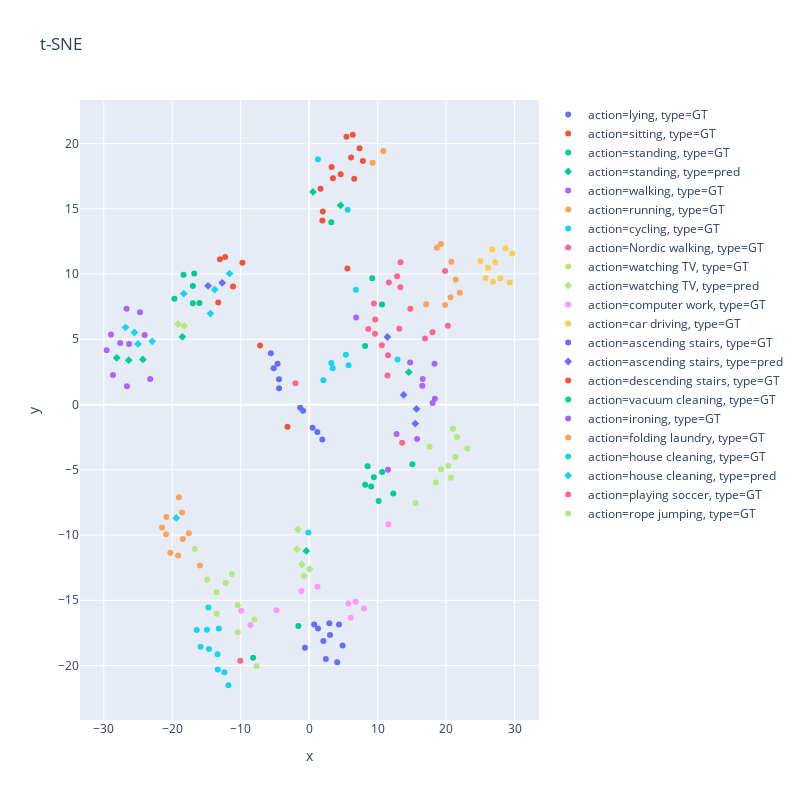

The code cell stored with this chart in its notebook:
### Code cell
over_plot_preds(val_actions, val_labels, unseen_pred_actions[:30, :], unseen_labels[:30], val_lm)

### Figure 1 — Plotly figure (JSON) as saved in the notebook; plotly's stock layout.template omitted (floating-point values rounded to 4 significant figures)
{"data": [{"hoverlabel": {"namelength": 0}, "hovertemplate": "action=lying<br>type=GT<br>x=%{x}<br>y=%{y}", "legendgroup": "action=lying, type=GT", "marker": {"color": "#636efa", "symbol": "circle"}, "mode": "markers", "name": "action=lying, type=GT", "showlegend": true, "type": "scatter", "x": [4.356, 3.043, 4.099, 2.939, 1.294, 2.44, 4.885, -0.6135, 0.7336, 2.073], "xaxis": "x", "y": [-16.86, -17.67, -19.76, -16.77, -17.16, -19.5, -18.47, -18.64, -16.85, -18.13], "yaxis": "y"}, {"hoverlabel": {"namelength": 0}, "hovertemplate": "action=sitting<br>type=GT<br>x=%{x}<br>y=%{y}", "legendgroup": "action=sitting, type=GT", "marker": {"color": "#EF553B", "symbol": "circle"}, "mode": "markers", "name": "action=sitting, type=GT", "showlegend": true, "type": "scatter", "x": [6.581, 5.444, 6.373, 4.602, 7.357, 3.47, 3.283, 6.12, 5.58, 7.852], "xaxis": "x", "y": [17.29, 20.52, 20.67, 17.64, 19.64, 17.33, 18.19, 18.92, 10.41, 18.66], "yaxis": "y"}, {"hoverlabel": {"namelength": 0}, "hovertemplate": "action=standing<br>type=GT<br>x=%{x}<br>y=%{y}", "legendgroup": "action=standing, type=GT", "marker": {"color": "#00cc96", "symbol": "circle"}, "mode": "markers", "name": "action=standing, type=GT", "showlegend": true, "type": "scatter", "x": [8.536, 8.184, 9.06, -8.181, 10.66, 10.15, 9.46, 12.29, -1.575, 15.07], "xaxis": "x", "y": [-4.729, -6.141, -6.282, -19.4, -5.163, -7.395, -5.58, -6.811, -16.97, -4.584], "yaxis": "y"}, {"hoverlabel": {"namelength": 0}, "hovertemplate": "action=standing<br>type=pred<br>x=%{x}<br>y=%{y}", "legendgroup": "action=standing, type=pred", "marker": {"color": "#00cc96", "symbol": "diamond"}, "mode": "markers", "name": "action=standing, type=pred", "showlegend": true, "type": "scatter", "x": [-26.36, 4.592, -28.1, -24.28, 0.5558, 14.55, -18.52, -0.416], "xaxis": "x", "y": [3.394, 15.26, 3.572, 3.457, 16.29, 2.478, 5.189, -11.21], "yaxis": "y"}, {"hoverlabel": {"namelength": 0}, "hovertemplate": "action=walking<br>type=GT<br>x=%{x}<br>y=%{y}", "legendgroup": "action=walking, type=GT", "marker": {"color": "#ab63fa", "symbol": "circle"}, "mode": "markers", "name": "action=walking, type=GT", "showlegend": true, "type": "scatter", "x": [15.77, 12.76, 16.58, 16.52, 18.02, 18.35, 14.75, 6.857, 11.51, 18.3], "xaxis": "x", "y": [-2.647, -2.261, 1.946, 1.43, 0.113, 0.4368, 3.226, 6.667, -4.989, 3.126], "yaxis": "y"}, {"hoverlabel": {"namelength": 0}, "hovertemplate": "action=running<br>type=GT<br>x=%{x}<br>y=%{y}", "legendgroup": "action=running, type=GT", "marker": {"color": "#FFA15A", "symbol": "circle"}, "mode": "markers", "name": "action=running, type=GT", "showlegend": true, "type": "scatter", "x": [22.0, 18.63, 20.64, 19.85, 10.83, 9.254, 19.23, 17.09, 20.77, 21.4], "xaxis": "x", "y": [8.57, 12.01, 8.221, 7.63, 19.42, 18.51, 12.3, 7.68, 10.94, 9.556], "yaxis": "y"}, {"hoverlabel": {"namelength": 0}, "hovertemplate": "action=cycling<br>type=GT<br>x=%{x}<br>y=%{y}", "legendgroup": "action=cycling, type=GT", "marker": {"color": "#19d3f3", "symbol": "circle"}, "mode": "markers", "name": "action=cycling, type=GT", "showlegend": true, "type": "scatter", "x": [1.275, 6.82, 5.617, -0.1226, 2.068, 12.9, 3.23, 3.441, 5.753, 5.359], "xaxis": "x", "y": [18.78, 8.79, 14.92, -9.805, 1.859, 3.448, 3.184, 2.773, 3.006, 3.811], "yaxis": "y"}, {"hoverlabel": {"namelength": 0}, "hovertemplate": "action=Nordic walking<br>type=GT<br>x=%{x}<br>y=%{y}", "legendgroup": "action=Nordic walking, type=GT", "marker": {"color": "#FF6692", "symbol": "circle"}, "mode": "markers", "name": "action=Nordic walking, type=GT", "showlegend": true, "type": "scatter", "x": [11.44, 9.47, 10.62, 9.613, 19.85, 8.641, 13.16, 16.92, 11.53, 9.659], "xaxis": "x", "y": [2.215, 7.742, 4.537, 5.423, 10.24, 5.783, 5.803, 5.066, 3.781, 6.521], "yaxis": "y"}, {"hoverlabel": {"namelength": 0}, "hovertemplate": "action=watching TV<br>type=GT<br>x=%{x}<br>y=%{y}", "legendgroup": "action=watching TV, type=GT", "marker": {"color": "#B6E880", "symbol": "circle"}, "mode": "markers", "name": "action=watching TV, type=GT", "showlegend": true, "type": "scatter", "x": [-12.18, -8.016, -13.5, -14.88, -10.44, -10.43, -16.71, -7.68, -13.52, -11.28], "xaxis": "x", "y": [-13.67, -16.48, -16.04, -13.4, -15.38, -17.44, -11.05, -20.05, -14.38, -12.99], "yaxis": "y"}, {"hoverlabel": {"namelength": 0}, "hovertemplate": "action=watching TV<br>type=pred<br>x=%{x}<br>y=%{y}", "legendgroup": "action=watching TV, type=pred", "marker": {"color": "#B6E880", "symbol": "diamond"}, "mode": "markers", "name": "action=watching TV, type=pred", "showlegend": true, "type": "scatter", "x": [0.07666, -18.24, -19.15, -1.066, -1.644, -1.805, -0.74], "xaxis": "x", "y": [-12.62, 6.022, 6.169, -12.25, -9.582, -11.09, -13.14], "yaxis": "y"}, {"hoverlabel": {"namelength": 0}, "hovertemplate": "action=computer work<br>type=GT<br>x=%{x}<br>y=%{y}", "legendgroup": "action=computer work, type=GT", "marker": {"color": "#FF97FF", "symbol": "circle"}, "mode": "markers", "name": "action=computer work, type=GT", "showlegend": true, "type": "scatter", "x": [1.218, 5.725, -4.779, 6.783, -9.913, -8.572, 6.074, 8.01, -1.134, 11.57], "xaxis": "x", "y": [-13.96, -15.24, -15.75, -15.11, -15.81, -16.9, -16.34, -15.63, -14.28, -9.172], "yaxis": "y"}, {"hoverlabel": {"namelength": 0}, "hovertemplate": "action=car driving<br>type=GT<br>x=%{x}<br>y=%{y}", "legendgroup": "action=car driving, type=GT", "marker": {"color": "#FECB52", "symbol": "circle"}, "mode": "markers", "name": "action=car driving, type=GT", "showlegend": true, "type": "scatter", "x": [25.0, 27.93, 28.68, 29.67, 26.84, 25.76, 29.29, 26.73, 27.18, 26.11], "xaxis": "x", "y": [11.0, 9.667, 11.97, 11.57, 9.414, 9.697, 9.353, 11.88, 10.91, 10.49], "yaxis": "y"}, {"hoverlabel": {"namelength": 0}, "hovertemplate": "action=ascending stairs<br>type=GT<br>x=%{x}<br>y=%{y}", "legendgroup": "action=ascending stairs, type=GT", "marker": {"color": "#636efa", "symbol": "circle"}, "mode": "markers", "name": "action=ascending stairs, type=GT", "showlegend": true, "type": "scatter", "x": [1.197, 1.92, -5.186, -4.391, 0.5022, -1.306, -5.598, -4.407, -4.615, -0.894], "xaxis": "x", "y": [-2.107, -2.688, 2.77, 1.256, -1.788, -0.2385, 3.922, 1.934, 3.116, -0.4711], "yaxis": "y"}, {"hoverlabel": {"namelength": 0}, "hovertemplate": "action=ascending stairs<br>type=pred<br>x=%{x}<br>y=%{y}", "legendgroup": "action=ascending stairs, type=pred", "marker": {"color": "#636efa", "symbol": "diamond"}, "mode": "markers", "name": "action=ascending stairs, type=pred", "showlegend": true, "type": "scatter", "x": [13.8, -14.75, 11.43, 15.67, -12.7, 15.5], "xaxis": "x", "y": [0.7358, 9.092, 5.175, -0.3346, 9.325, -1.464], "yaxis": "y"}, {"hoverlabel": {"namelength": 0}, "hovertemplate": "action=descending stairs<br>type=GT<br>x=%{x}<br>y=%{y}", "legendgroup": "action=descending stairs, type=GT", "marker": {"color": "#EF553B", "symbol": "circle"}, "mode": "markers", "name": "action=descending stairs, type=GT", "showlegend": true, "type": "scatter", "x": [-13.27, -9.747, -3.164, 1.662, -7.166, 1.989, 1.928, -12.26, -13.04, -11.11], "xaxis": "x", "y": [7.807, 10.86, -1.71, 16.54, 4.525, 14.79, 14.1, 11.31, 11.12, 9.036], "yaxis": "y"}, {"hoverlabel": {"namelength": 0}, "hovertemplate": "action=vacuum cleaning<br>type=GT<br>x=%{x}<br>y=%{y}", "legendgroup": "action=vacuum cleaning, type=GT", "marker": {"color": "#00cc96", "symbol": "circle"}, "mode": "markers", "name": "action=vacuum cleaning, type=GT", "showlegend": true, "type": "scatter", "x": [-16.79, 9.211, -16.99, -16.98, -16.03, -19.68, -18.34, 8.173, 10.63, 3.23], "xaxis": "x", "y": [10.04, 9.666, 7.757, 9.089, 7.777, 8.096, 9.95, 4.479, 7.668, 13.96], "yaxis": "y"}, {"hoverlabel": {"namelength": 0}, "hovertemplate": "action=ironing<br>type=GT<br>x=%{x}<br>y=%{y}", "legendgroup": "action=ironing, type=GT", "marker": {"color": "#ab63fa", "symbol": "circle"}, "mode": "markers", "name": "action=ironing, type=GT", "showlegend": true, "type": "scatter", "x": [-27.59, -26.61, -26.3, -23.22, -28.65, -26.66, -29.57, -28.94, -24.7, -24.02], "xaxis": "x", "y": [4.714, 1.401, 4.639, 1.962, 2.26, 7.328, 4.156, 5.364, 7.074, 5.336], "yaxis": "y"}, {"hoverlabel": {"namelength": 0}, "hovertemplate": "action=folding laundry<br>type=GT<br>x=%{x}<br>y=%{y}", "legendgroup": "action=folding laundry, type=GT", "marker": {"color": "#FFA15A", "symbol": "circle"}, "mode": "markers", "name": "action=folding laundry, type=GT", "showlegend": true, "type": "scatter", "x": [-15.96, -20.86, -18.45, -20.89, -18.56, -20.28, -17.57, -19.14, -21.49, -19.02], "xaxis": "x", "y": [-12.34, -8.623, -10.31, -9.937, -8.265, -11.36, -9.859, -11.56, -9.414, -7.113], "yaxis": "y"}, {"hoverlabel": {"namelength": 0}, "hovertemplate": "action=house cleaning<br>type=GT<br>x=%{x}<br>y=%{y}", "legendgroup": "action=house cleaning, type=GT", "marker": {"color": "#19d3f3", "symbol": "circle"}, "mode": "markers", "name": "action=house cleaning, type=GT", "showlegend": true, "type": "scatter", "x": [-11.79, -13.19, -14.92, -13.34, -15.87, -14.64, -14.73, -16.43, -13.38, -12.39], "xaxis": "x", "y": [-21.51, -17.16, -17.26, -20.3, -18.56, -18.73, -15.55, -17.28, -19.13, -20.52], "yaxis": "y"}, {"hoverlabel": {"namelength": 0}, "hovertemplate": "action=house cleaning<br>type=pred<br>x=%{x}<br>y=%{y}", "legendgroup": "action=house cleaning, type=pred", "marker": {"color": "#19d3f3", "symbol": "diamond"}, "mode": "markers", "name": "action=house cleaning, type=pred", "showlegend": true, "type": "scatter", "x": [-18.31, -19.41, -24.99, -26.82, -14.42, -22.92, -25.53, -11.62, -13.78], "xaxis": "x", "y": [8.489, -8.69, 4.643, 5.913, 6.972, 4.844, 5.518, 10.03, 8.804], "yaxis": "y"}, {"hoverlabel": {"namelength": 0}, "hovertemplate": "action=playing soccer<br>type=GT<br>x=%{x}<br>y=%{y}", "legendgroup": "action=playing soccer, type=GT", "marker": {"color": "#FF6692", "symbol": "circle"}, "mode": "markers", "name": "action=playing soccer, type=GT", "showlegend": true, "type": "scatter", "x": [13.58, 14.77, -10.06, 11.64, 18.01, 12.85, 13.34, -1.997, 13.32, 20.26], "xaxis": "x", "y": [-2.938, 7.329, -19.62, 9.347, 5.54, 9.834, 10.91, 1.632, 8.979, 6.038], "yaxis": "y"}, {"hoverlabel": {"namelength": 0}, "hovertemplate": "action=rope jumping<br>type=GT<br>x=%{x}<br>y=%{y}", "legendgroup": "action=rope jumping, type=GT", "marker": {"color": "#B6E880", "symbol": "circle"}, "mode": "markers", "name": "action=rope jumping, type=GT", "showlegend": true, "type": "scatter", "x": [21.35, 19.26, 23.1, 15.52, 18.5, 20.98, 20.33, 21.59, 20.67, 17.59], "xaxis": "x", "y": [-4.018, -4.967, -3.365, -7.542, -5.977, -1.848, -4.709, -2.487, -5.619, -3.226], "yaxis": "y"}], "layout": {"height": 800, "legend": {"tracegroupgap": 0}, "title": {"text": "t-SNE"}, "width": 800, "xaxis": {"anchor": "y", "domain": [0, 1], "title": {"text": "x"}}, "yaxis": {"anchor": "x", "domain": [0, 1], "title": {"text": "y"}}}}
